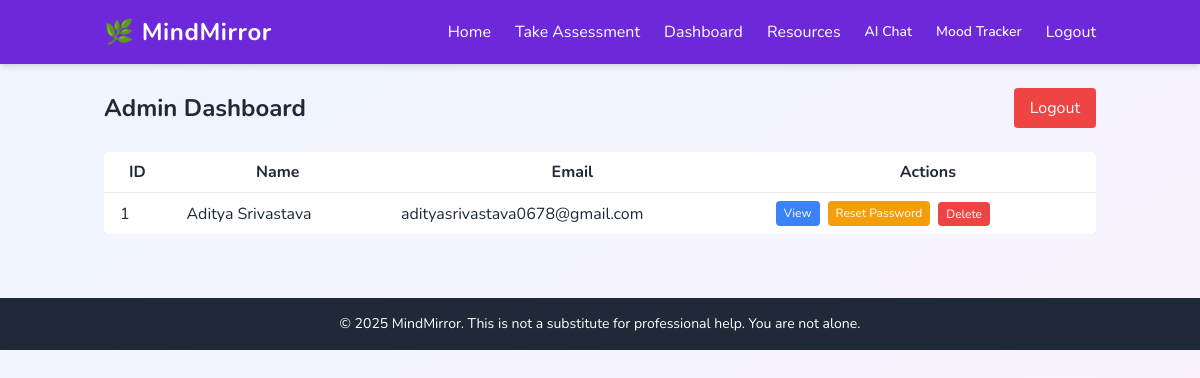
The app's page /admin/dashboard (signed in), older data.
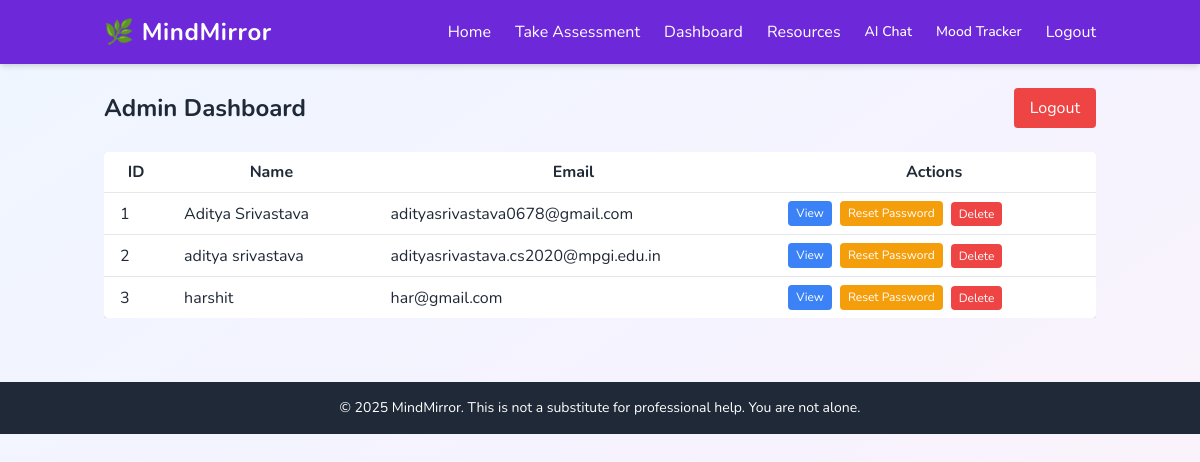
The same page, newer data.
### tables this page shows
CREATE TABLE users (
                id INTEGER PRIMARY KEY AUTOINCREMENT,
                name TEXT NOT NULL,
                email TEXT UNIQUE NOT NULL,
                password TEXT NOT NULL
            );

### admin_routes.py (the view)
@admin_bp.route('/dashboard')
@admin_login_required
def admin_dashboard():
    with sqlite3.connect('mindmirror.db') as conn:
        c = conn.cursor()
        c.execute("SELECT id, name, email FROM users")
        users = c.fetchall()
    return render_template('admin_dashboard.html', users=users)

### admin_routes.py (called while the page is built)
def admin_login_required(f):
    from functools import wraps
    @wraps(f)
    def decorated_function(*args, **kwargs):
        if not session.get('admin'):
            return redirect(url_for('admin.admin_login'))
        return f(*args, **kwargs)
    return decorated_function

### templates/admin_dashboard.html (shortened to what this page needs)
{% extends "base.html" %}
{% block content %}
<div class="flex flex-col md:flex-row md:justify-between items-center mb-6">
    <h2 class="text-2xl font-bold mb-4 md:mb-0">Admin Dashboard</h2>
    <a href="{{ url_for('admin.admin_logout') }}" class="bg-red-500 text-white px-4 py-2 rounded hover:bg-red-600">Logout</a>
</div>
<div class="overflow-x-auto">
<table class="min-w-full bg-white shadow rounded">
    <thead>
        <tr>
            <th class="py-2 px-4">ID</th>
            <th class="py-2 px-4">Name</th>
            <th class="py-2 px-4">Email</th>
            <th class="py-2 px-4">Actions</th>
        </tr>
    </thead>
    <tbody>
        {% for user in users %}
        <tr class="border-t">
            <td class="py-2 px-4">{{ user[0] }}</td>
            <td class="py-2 px-4">{{ user[1] }}</td>
            <td class="py-2 px-4">{{ user[2] }}</td>
            <td class="py-2 px-4 flex flex-col md:flex-row gap-2">
                <a href="{{ url_for('admin.user_detail', user_id=user[0]) }}" class="bg-blue-500 text-white px-2 py-1 rounded hover:bg-blue-600 text-xs">View</a>
                <a href="{{ url_for('admin.reset_password', user_id=user[0]) }}" class="bg-yellow-500 text-white px-2 py-1 rounded hover:bg-yellow-600 text-xs">Reset Password</a>
                <form method="post" action="{{ url_for('admin.delete_user', user_id=user[0]) }}" onsubmit="return confirm('Delete this user?');" class="inline">
                    <button type="submit" class="bg-red-500 text-white px-2 py-1 rounded hover:bg-red-600 text-xs">Delete</button>
                </form>
            </td>
        </tr>
        {% endfor %}
    </tbody>
</table>
</div>
{% endblock %}

Row changes from the older to the newer data that the page shows:
added users: id "2", name "aditya srivastava", email "adityasrivastava.cs2020@mpgi.edu.in"
added users: id "3", name "harshit", email "har@gmail.com"
